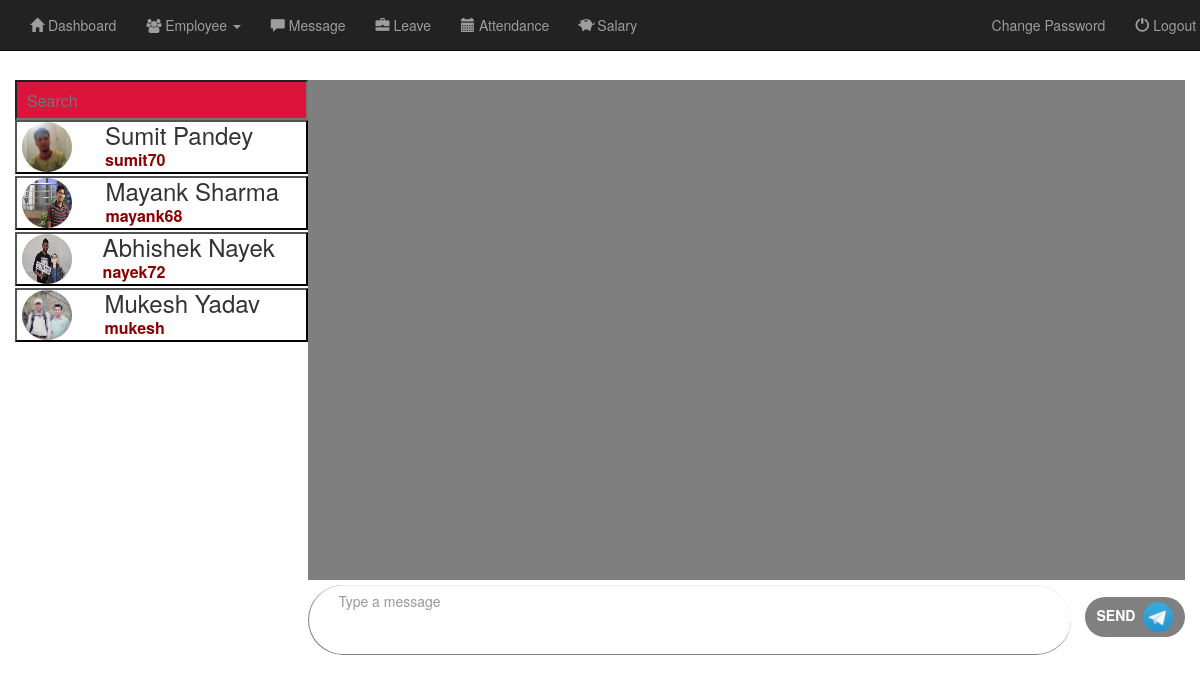
The page /files/admin/message.php (signed in) on the database its author committed.
### tables this page shows
CREATE TABLE `emp_info` (
  `empid` int(5) NOT NULL,
  `title` varchar(5) NOT NULL,
  `fname` varchar(20) NOT NULL,
  `lname` varchar(20) NOT NULL,
  `uname` varchar(20) NOT NULL,
  `password` varchar(20) NOT NULL,
  `photo` varchar(200) NOT NULL,
  `mobile` varchar(15) NOT NULL,
  `dob` date NOT NULL,
  `email` varchar(35) NOT NULL,
  `nationality` varchar(15) NOT NULL,
  `c_address` varchar(100) NOT NULL,
  `p_address` varchar(100) NOT NULL,
  `gender` varchar(10) NOT NULL,
  `doj` date NOT NULL,
  `type` varchar(15) NOT NULL,
  `basic` int(7) NOT NULL,
  `hra` int(7) NOT NULL,
  `conveyance` int(7) NOT NULL,
  `medical` int(7) NOT NULL,
  `special` int(7) NOT NULL,
  `provident` int(7) NOT NULL,
  `bankname` varchar(50) NOT NULL,
  `account` varchar(20) NOT NULL,
  `pan` varchar(20) NOT NULL,
  `m_degree` varchar(30) NOT NULL,
  `m_institute` varchar(40) NOT NULL,
  `m_year` varchar(5) NOT NULL,
  `m_cgpa` varchar(10) NOT NULL,
  `b_degree` varchar(30) NOT NULL,
  `b_institute` varchar(40) NOT NULL,
  `b_year` varchar(5) NOT NULL,
  `b_cgpa` varchar(10) NOT NULL,
  `f_name` varchar(30) NOT NULL,
  `m_status` varchar(10) NOT NULL,
  `s_name` varchar(30) NOT NULL,
  `pend_msg` int(11) NOT NULL DEFAULT '0'
);

### files/admin/user_list.php (the view, shortened to what this page needs)
<?php
    $query = "select * from emp_info";
    $result = mysqli_query($conn,$query);
    echo "<input type='text' name='search_user' id='search_user' placeholder='Search' onkeyup='searchUser()' />";
    echo "<div id='user_list'>";
    if(mysqli_num_rows($result)>0){
        while($row=mysqli_fetch_assoc($result)){
            $image_path="photos/".$row['photo'];
            if($row['pend_msg']>0)
                $pend_msg="(".$row['pend_msg'].")";
            else
                $pend_msg="";
            $cmd =  "<form action='#' method='post'>
                    <input type='text' name='ID' id='ID' style='display:none;' value='".$row['uname']."' />
                    <button type='submit' name='_view' class='user-btn' id='".$row['uname']."' >
                        <table>
                            <tr><td rowspan='2' class='user-icon'><img src='".$image_path."'></td><td colspan='2'><h3>".$row['fname']." ".$row['lname']."</h3></td></tr>
                            <tr><td class='user-name'>".$row['uname']."</td><td class='msg-notf'>".$pend_msg."</td></tr>
                        </table>
                    </button>
                    </form>";
            echo $cmd;
        }
    }
    echo "</div>";
?>
<!DOCTYPE html>
<html>
<head>
</head>
</html>

### files/admin/message.php (style rules this page uses)
body { margin: 0px; height: 100%; background: url("../../img/msgback5.jpg"); background-size: cover; background-attachment: fixed; background: rgba(0,0,0,0,5); }
#search_user { width: 100%; margin: 0px; height:40px; font-size: 16px; padding-left:10px; color:white; background-color:crimson; }

### files/admin/user_list.php (style rules this page uses)
#search_user { width: 100%; margin: 0px; height:40px; font-size: 16px; padding-left:10px; color:white; background-color:crimson; }
button { padding: 0px; width: 100%; }
table,td { width: 100%; margin: 0px; }
td { text-align: left; padding-left: 5px; font-size:16px; font-weight: bold; padding-top: 0px; padding-bottom: 0px; }
table img { width:50px; height:50px; border-radius:100px; background-color:bisque; }
h3,p { padding-top:0px; padding-bottom:0px; margin:0px; }
.user-icon { width:30%; }
.user-btn { background-color:white; padding: 0px; }
.user-name { color:darkred; }
.msg-notf { text-align: right;padding-right:10px; }

### rows shown on the page
emp_info: photo (picture), fname "Sumit", lname "Pandey", uname "sumit70"
emp_info: photo (picture), fname "Mayank", lname "Sharma", uname "mayank68"
emp_info: photo (picture), fname "Abhishek", lname "Nayek", uname "nayek72"
emp_info: photo (picture), fname "Mukesh", lname "Yadav", uname "mukesh"
